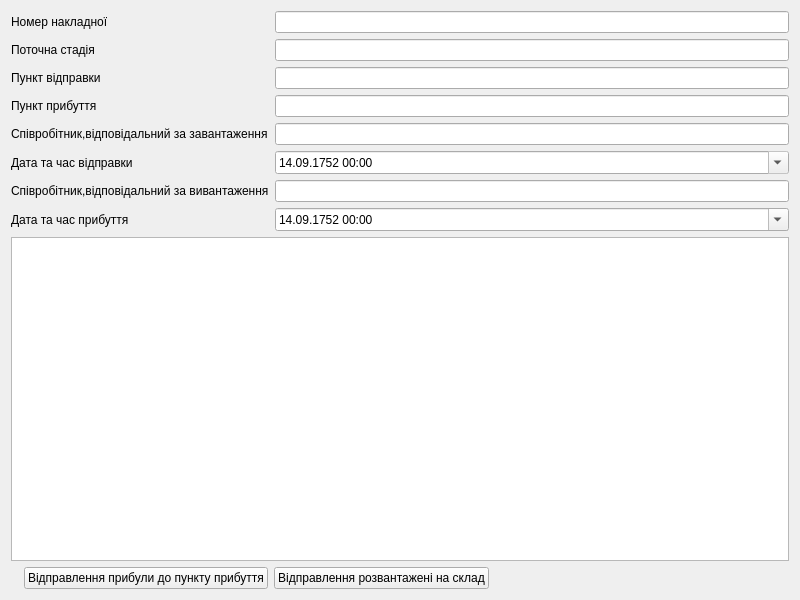
<?xml version="1.0" encoding="UTF-8"?>
<ui version="4.0">
 <class>ShpEditor</class>
 <widget class="QWidget" name="ShpEditor">
  <property name="geometry">
   <rect>
    <x>0</x>
    <y>0</y>
    <width>800</width>
    <height>600</height>
   </rect>
  </property>
  <property name="windowTitle">
   <string>Редагування перевезення</string>
  </property>
  <layout class="QGridLayout" name="gridLayout">
   <item row="0" column="0">
    <layout class="QFormLayout" name="formLayout">
     <property name="formAlignment">
      <set>Qt::AlignLeading|Qt::AlignLeft|Qt::AlignVCenter</set>
     </property>
     <item row="2" column="0">
      <widget class="QLabel" name="lDspchOfc">
       <property name="text">
        <string>Пункт відправки</string>
       </property>
      </widget>
     </item>
     <item row="2" column="1">
      <widget class="QLineEdit" name="leDspchOfc">
       <property name="readOnly">
        <bool>true</bool>
       </property>
      </widget>
     </item>
     <item row="3" column="0">
      <widget class="QLabel" name="lArrOfc">
       <property name="text">
        <string>Пункт прибуття</string>
       </property>
      </widget>
     </item>
     <item row="3" column="1">
      <widget class="QLineEdit" name="leArrOfc">
       <property name="readOnly">
        <bool>true</bool>
       </property>
      </widget>
     </item>
     <item row="4" column="0">
      <widget class="QLabel" name="lEeWhoGave">
       <property name="text">
        <string>Співробітник,відповідальний за завантаження</string>
       </property>
      </widget>
     </item>
     <item row="4" column="1">
      <widget class="QLineEdit" name="leEeWhoGave">
       <property name="readOnly">
        <bool>true</bool>
       </property>
      </widget>
     </item>
     <item row="5" column="0">
      <widget class="QLabel" name="lDateDspch">
       <property name="text">
        <string>Дата та час відправки</string>
       </property>
      </widget>
     </item>
     <item row="5" column="1">
      <widget class="QDateTimeEdit" name="dteDateDspch">
       <property name="readOnly">
        <bool>true</bool>
       </property>
       <property name="dateTime">
        <datetime>
         <hour>0</hour>
         <minute>0</minute>
         <second>0</second>
         <year>1752</year>
         <month>9</month>
         <day>14</day>
        </datetime>
       </property>
       <property name="displayFormat">
        <string>dd.MM.yyyy HH:mm</string>
       </property>
       <property name="calendarPopup">
        <bool>true</bool>
       </property>
      </widget>
     </item>
     <item row="6" column="0">
      <widget class="QLabel" name="lEeWhoTake">
       <property name="text">
        <string>Співробітник,відповідальний за вивантаження</string>
       </property>
      </widget>
     </item>
     <item row="6" column="1">
      <widget class="QLineEdit" name="leEeWhoTake">
       <property name="readOnly">
        <bool>true</bool>
       </property>
      </widget>
     </item>
     <item row="7" column="0">
      <widget class="QLabel" name="lDateArr">
       <property name="text">
        <string>Дата та час прибуття</string>
       </property>
      </widget>
     </item>
     <item row="7" column="1">
      <widget class="QDateTimeEdit" name="dteDateArr">
       <property name="readOnly">
        <bool>false</bool>
       </property>
       <property name="dateTime">
        <datetime>
         <hour>0</hour>
         <minute>0</minute>
         <second>0</second>
         <year>1752</year>
         <month>9</month>
         <day>14</day>
        </datetime>
       </property>
       <property name="displayFormat">
        <string>dd.MM.yyyy HH:mm</string>
       </property>
       <property name="calendarPopup">
        <bool>true</bool>
       </property>
      </widget>
     </item>
     <item row="0" column="0">
      <widget class="QLabel" name="lWaybillNumber">
       <property name="text">
        <string>Номер накладної</string>
       </property>
      </widget>
     </item>
     <item row="0" column="1">
      <widget class="QLineEdit" name="leWaybillNumber">
       <property name="readOnly">
        <bool>true</bool>
       </property>
      </widget>
     </item>
     <item row="1" column="0">
      <widget class="QLabel" name="lCurSts">
       <property name="text">
        <string>Поточна стадія</string>
       </property>
      </widget>
     </item>
     <item row="1" column="1">
      <widget class="QLineEdit" name="leCurSts">
       <property name="readOnly">
        <bool>true</bool>
       </property>
      </widget>
     </item>
    </layout>
   </item>
   <item row="2" column="0">
    <layout class="QHBoxLayout" name="horizontalLayout_12">
     <item>
      <widget class="QLabel" name="lCurrentEmployer">
       <property name="text">
        <string/>
       </property>
      </widget>
     </item>
     <item>
      <widget class="QPushButton" name="pbShpArrived">
       <property name="text">
        <string>Відправлення прибули до пункту прибуття</string>
       </property>
      </widget>
     </item>
     <item>
      <widget class="QPushButton" name="pbAddMailingsToStorage">
       <property name="text">
        <string>Відправлення розвантажені на склад</string>
       </property>
      </widget>
     </item>
     <item>
      <spacer name="horizontalSpacer_5">
       <property name="orientation">
        <enum>Qt::Horizontal</enum>
       </property>
       <property name="sizeHint" stdset="0">
        <size>
         <width>40</width>
         <height>20</height>
        </size>
       </property>
      </spacer>
     </item>
    </layout>
   </item>
   <item row="1" column="0">
    <widget class="TableViewWithMultipleSelection" name="tvwMailing"/>
   </item>
  </layout>
 </widget>
 <customwidgets>
  <customwidget>
   <class>TableViewWithMultipleSelection</class>
   <extends>QTableView</extends>
   <header location="global">tableviewwithmultipleselection.h</header>
  </customwidget>
 </customwidgets>
 <resources/>
 <connections/>
</ui>
